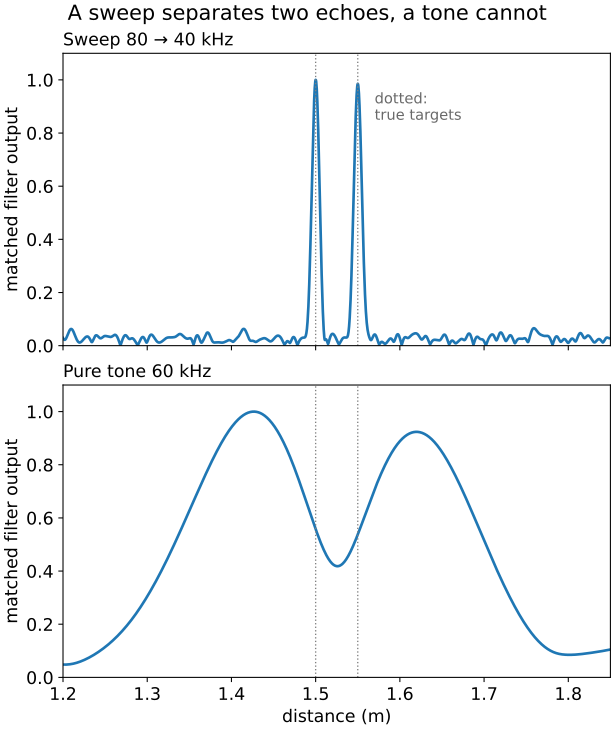

Source code (Python):
# range_resolution.py – From “How Bats See with Sound: Echolocation Explained”
# https://wildbionics.com/articles/bat-echolocation/ · Code: MIT licence
# Needs: python3 -m pip install numpy scipy matplotlib
# Run: python3 range_resolution.py   (https://wildbionics.com/run-code/)

import numpy as np
import matplotlib.pyplot as plt
from scipy.signal import correlate, find_peaks, hilbert

SPEED_OF_SOUND = 343.0    # m/s, air at 20 °C
RATE = 500_000            # samples per second
CALL_TIME = 2e-3          # call duration (s)
F_START = 80e3            # the sweep starts at 80 kHz …
F_END = 40e3              # … and ends at 40 kHz
F_TONE = 60e3             # the pure tone sits in the middle (Hz)
TARGETS = [1.50, 1.55]    # a moth and a leaf just behind it (m)
NOISE = 0.3               # noise level relative to the echoes


def sweep(t):
    """Frequency-modulated call: the pitch falls linearly from F_START to F_END."""
    rate_of_change = (F_END - F_START) / CALL_TIME           # Hz per second
    return np.sin(2 * np.pi * (F_START * t + rate_of_change * t**2 / 2))


def tone(t):
    """Constant-frequency call of the same duration."""
    return np.sin(2 * np.pi * F_TONE * t)


def record(call, rng):
    """20 ms of noise with one echo per target, each delayed by its round trip."""
    recording = rng.normal(0, NOISE, int(0.02 * RATE))
    for distance in TARGETS:
        start = round(2 * distance / SPEED_OF_SOUND * RATE)
        recording[start:start + call.size] += call
    return recording


def matched_filter(call, recording):
    """Slide the call along the recording; the envelope peaks where an echo starts."""
    return np.abs(hilbert(correlate(recording, call, mode="valid")))


t = np.arange(0, CALL_TIME, 1 / RATE)
window = np.hanning(t.size)               # soft start and end, as in a real call
calls = {"sweep": sweep(t) * window, "tone": tone(t) * window}
rng = np.random.default_rng(1)
metres = np.arange(int(0.02 * RATE) - t.size + 1) / RATE * SPEED_OF_SOUND / 2

bandwidths = {"sweep": abs(F_START - F_END), "tone": 1 / CALL_TIME}
envelopes = {}
for name, call in calls.items():
    envelope = matched_filter(call, record(call, rng))
    envelopes[name] = envelope / envelope.max()
    peaks, _ = find_peaks(envelopes[name], height=0.5, prominence=0.2)
    resolution = SPEED_OF_SOUND / (2 * bandwidths[name])
    print(f"{name}: bandwidth {bandwidths[name] / 1e3:.1f} kHz, "
          f"range resolution about {resolution * 100:.1f} cm")
    found = ", ".join(f"{metres[p]:.2f} m" for p in peaks)
    if len(peaks) == len(TARGETS):
        error = max(abs(metres[p] - d) for p, d in zip(peaks, TARGETS))
        print(f"  {len(peaks)} echoes at {found}, largest error {error * 100:.1f} cm")
    else:
        print(f"  {len(peaks)} echo(es) at {found} instead of {len(TARGETS)}")
print(f"targets: {', '.join(f'{d:.2f} m' for d in TARGETS)}")
print("bats tell apart range differences of 1–3 cm (Simmons 1973)")

plt.rcParams["font.size"] = 13      # large type: the chart stays readable on a phone
fig, axes = plt.subplots(2, 1, figsize=(6.4, 7.6), sharex=True, layout="constrained")
titles = {"sweep": f"Sweep {F_START / 1e3:.0f} → {F_END / 1e3:.0f} kHz",
          "tone": f"Pure tone {F_TONE / 1e3:.0f} kHz"}
for ax, name in zip(axes, calls):
    ax.plot(metres, envelopes[name], lw=2)
    for distance in TARGETS:
        ax.axvline(distance, color="gray", lw=1, ls=":")
    ax.set_title(titles[name], loc="left", fontsize=13)
    ax.set_ylabel("matched filter output")
    ax.set_ylim(0, 1.1)
axes[0].text(TARGETS[-1] + 0.02, 0.85, "dotted:\ntrue targets", color="dimgray", fontsize=11)
axes[-1].set_xlabel("distance (m)")
axes[-1].set_xlim(1.2, 1.85)
fig.suptitle("A sweep separates two echoes, a tone cannot")
plt.show()
